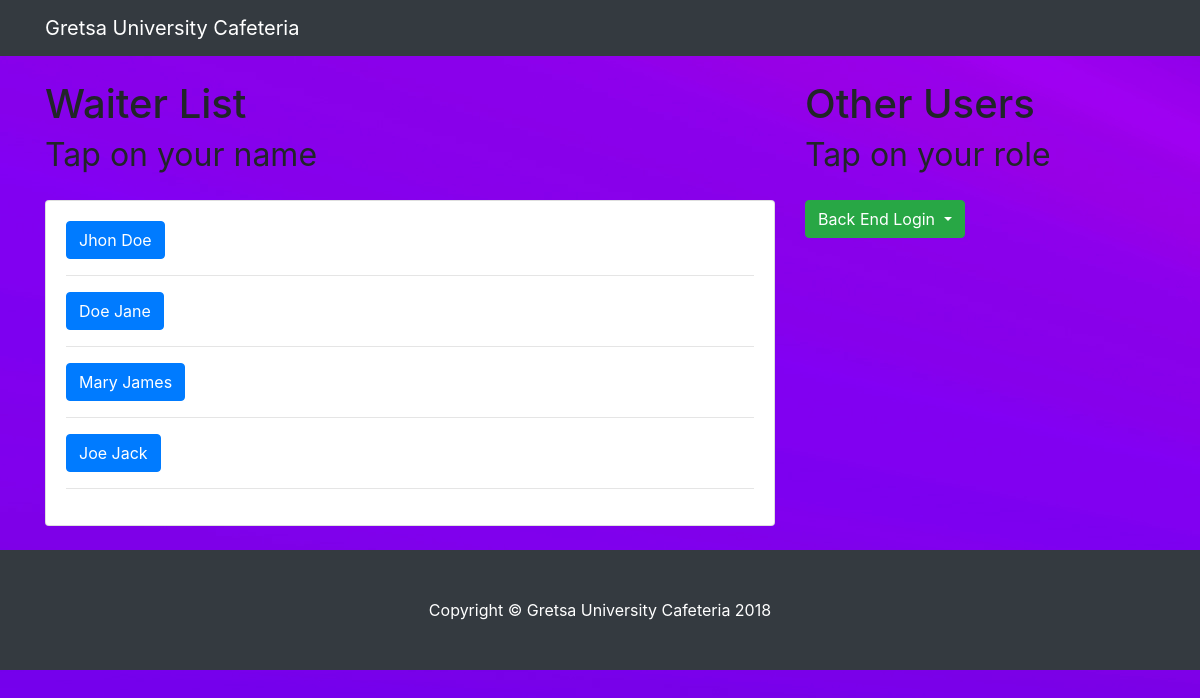
The page / on the database its author committed.
### tables this page shows
CREATE TABLE IF NOT EXISTS `staff` (
  `id` int(11) NOT NULL AUTO_INCREMENT,
  `name` varchar(50) DEFAULT NULL,
  `type` varchar(50) DEFAULT NULL,
  `password` varchar(50) DEFAULT NULL,
  PRIMARY KEY (`id`)
);

### index.php (the view, shortened to what this page needs)
<?php
require_once 'core.php';
$waiterR = $db->query("SELECT * FROM staff WHERE type='waiter'");
?>
<!DOCTYPE html>
<html lang="en">
  <head>
    <link href="vendor/bootstrap/css/bootstrap.min.css" rel="stylesheet">
    <link href="css/blog-home.css" rel="stylesheet">
  </head>
  <body>
    <nav class="navbar navbar-expand-lg navbar-dark bg-dark fixed-top">
      <div class="container">
        <a class="navbar-brand" href="#">Gretsa University Cafeteria</a>
      </div>
    </nav>
    <div class="container">
      <div class="row">
        <div class="col-md-8">
          <h1 class="my-4">Waiter List<br>
            <small>Tap on your name</small>
          </h1>
          <div class="card mb-4">
            <div class="card-body">
			<?php while($waiter = mysqli_fetch_assoc($waiterR)): ?>
              <h4 class="card-title">
				<button type="button" class="btn btn-primary"  onCLick="detailsmodal(<?= $waiter['id']; ?>)">
				<?=$waiter['name'] ;?>
				</button>
			  </h4><hr>
			 <?php endwhile; ?>
            </div>
          </div>
        </div>
        <div class="col-md-4">
			<h1 class="my-4">Other Users<br>
				<small>Tap on your role</small>
			</h1>
			<div class="dropdown">
			  <button class="btn btn-success dropdown-toggle" type="button" data-toggle="dropdown">Back End Login
			  <span class="caret"></span></button>
			</div>
        </div>
      </div>
    </div>
    <footer class="py-5 bg-dark">
      <div class="container">
        <p class="m-0 text-center text-white">Copyright &copy; Gretsa University Cafeteria 2018</p>
      </div>
    </footer>
  </body>
</html>

### css/blog-home.css (style rules this page uses)
body { padding-top: 54px; }
@media (min-width: 992px) { body { padding-top: 56px; } }

### index.php (style rules this page uses)
@media (min-width: 992px) { body { padding-top: 56px; background-image: url("images/background.jpg"); background-color: #cccccc; } }

### rows shown on the page
staff: name "Jhon Doe"
staff: name "Doe Jane"
staff: name "Mary James"
staff: name "Joe Jack"
